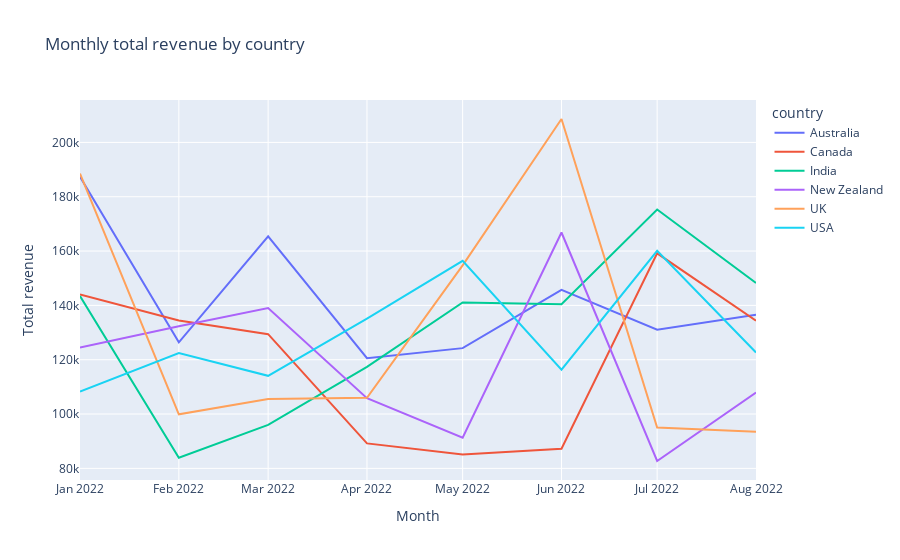

Notebook source saved alongside this figure:
### Code cell
# Time series plot of total revenue by country
fig = px.line(df_agg_sales, x='date', y='total_revenue', color='country', title='Monthly total revenue by country', labels={'total_revenue': 'Total revenue', 'date': 'Month'})

fig.show()

### Figure 1 — Plotly figure (JSON) as saved in the notebook; plotly's stock layout.template omitted (floating-point values rounded to 4 significant figures)
{"data": [{"hovertemplate": "country=Australia<br>Month=%{x}<br>Total revenue=%{y}<extra></extra>", "legendgroup": "Australia", "line": {"color": "#636efa", "dash": "solid"}, "marker": {"symbol": "circle"}, "mode": "lines", "name": "Australia", "orientation": "v", "showlegend": true, "type": "scatter", "x": ["2022-01", "2022-02", "2022-03", "2022-04", "2022-05", "2022-06", "2022-07", "2022-08"], "xaxis": "x", "y": [187383, 126406, 165431, 120561, 124264, 145719, 131082, 136521], "yaxis": "y"}, {"hovertemplate": "country=Canada<br>Month=%{x}<br>Total revenue=%{y}<extra></extra>", "legendgroup": "Canada", "line": {"color": "#EF553B", "dash": "solid"}, "marker": {"symbol": "circle"}, "mode": "lines", "name": "Canada", "orientation": "v", "showlegend": true, "type": "scatter", "x": ["2022-01", "2022-02", "2022-03", "2022-04", "2022-05", "2022-06", "2022-07", "2022-08"], "xaxis": "x", "y": [143997, 134456, 129409, 89194, 85092, 87248, 159166, 134337], "yaxis": "y"}, {"hovertemplate": "country=India<br>Month=%{x}<br>Total revenue=%{y}<extra></extra>", "legendgroup": "India", "line": {"color": "#00cc96", "dash": "solid"}, "marker": {"symbol": "circle"}, "mode": "lines", "name": "India", "orientation": "v", "showlegend": true, "type": "scatter", "x": ["2022-01", "2022-02", "2022-03", "2022-04", "2022-05", "2022-06", "2022-07", "2022-08"], "xaxis": "x", "y": [143430, 83888, 96033, 117383, 141099, 140413, 175308, 148246], "yaxis": "y"}, {"hovertemplate": "country=New Zealand<br>Month=%{x}<br>Total revenue=%{y}<extra></extra>", "legendgroup": "New Zealand", "line": {"color": "#ab63fa", "dash": "solid"}, "marker": {"symbol": "circle"}, "mode": "lines", "name": "New Zealand", "orientation": "v", "showlegend": true, "type": "scatter", "x": ["2022-01", "2022-02", "2022-03", "2022-04", "2022-05", "2022-06", "2022-07", "2022-08"], "xaxis": "x", "y": [124488, 132293, 139020, 105854, 91301, 166838, 82712, 107912], "yaxis": "y"}, {"hovertemplate": "country=UK<br>Month=%{x}<br>Total revenue=%{y}<extra></extra>", "legendgroup": "UK", "line": {"color": "#FFA15A", "dash": "solid"}, "marker": {"symbol": "circle"}, "mode": "lines", "name": "UK", "orientation": "v", "showlegend": true, "type": "scatter", "x": ["2022-01", "2022-02", "2022-03", "2022-04", "2022-05", "2022-06", "2022-07", "2022-08"], "xaxis": "x", "y": [188531, 99904, 105518, 105973, 154742, 208621, 95053, 93450], "yaxis": "y"}, {"hovertemplate": "country=USA<br>Month=%{x}<br>Total revenue=%{y}<extra></extra>", "legendgroup": "USA", "line": {"color": "#19d3f3", "dash": "solid"}, "marker": {"symbol": "circle"}, "mode": "lines", "name": "USA", "orientation": "v", "showlegend": true, "type": "scatter", "x": ["2022-01", "2022-02", "2022-03", "2022-04", "2022-05", "2022-06", "2022-07", "2022-08"], "xaxis": "x", "y": [108276, 122430, 114072, 135086, 156394, 116305, 160104, 122682], "yaxis": "y"}], "layout": {"legend": {"title": {"text": "country"}, "tracegroupgap": 0}, "title": {"text": "Monthly total revenue by country"}, "xaxis": {"anchor": "y", "domain": [0, 1], "title": {"text": "Month"}}, "yaxis": {"anchor": "x", "domain": [0, 1], "title": {"text": "Total revenue"}}}}
